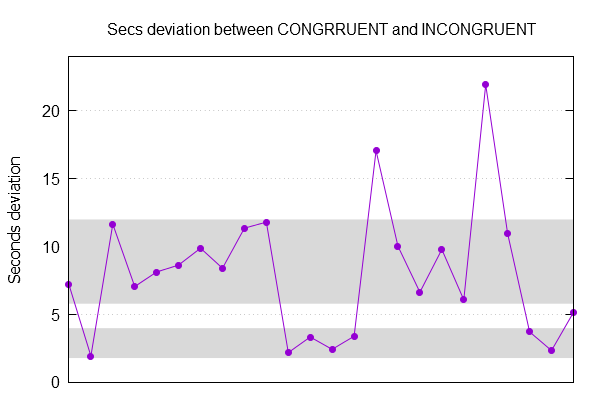

Write the gnuplot code that produced this figure.
reset
#as shown in Fig. 2. This can be achieved by settings the binstart to half the binwidth:
set yrange [0:24]
#set xrange [0:25]
set title 'Secs deviation between CONGRRUENT and INCONGRUENT' font 'arial,12'
set grid
set key off
set tics font 'arial,12'
unset xtics
set ylabel 'Seconds deviation' font 'Helvetica,12'

set style rect fc lt -1 fs solid 0.15 noborder
set obj 1 rect from 0,5.8 to 24,12
set obj 2 rect from 0,1.8 to 24,4

set term pngcairo transparent size 600,400
set o 'D:\self-development\data science\udacity\p1\photo2.png'
plot 'D:\self-development\data science\udacity\p1\stroopdata.txt' u ($2-$1) w lp pt 7

set term wxt
set o
